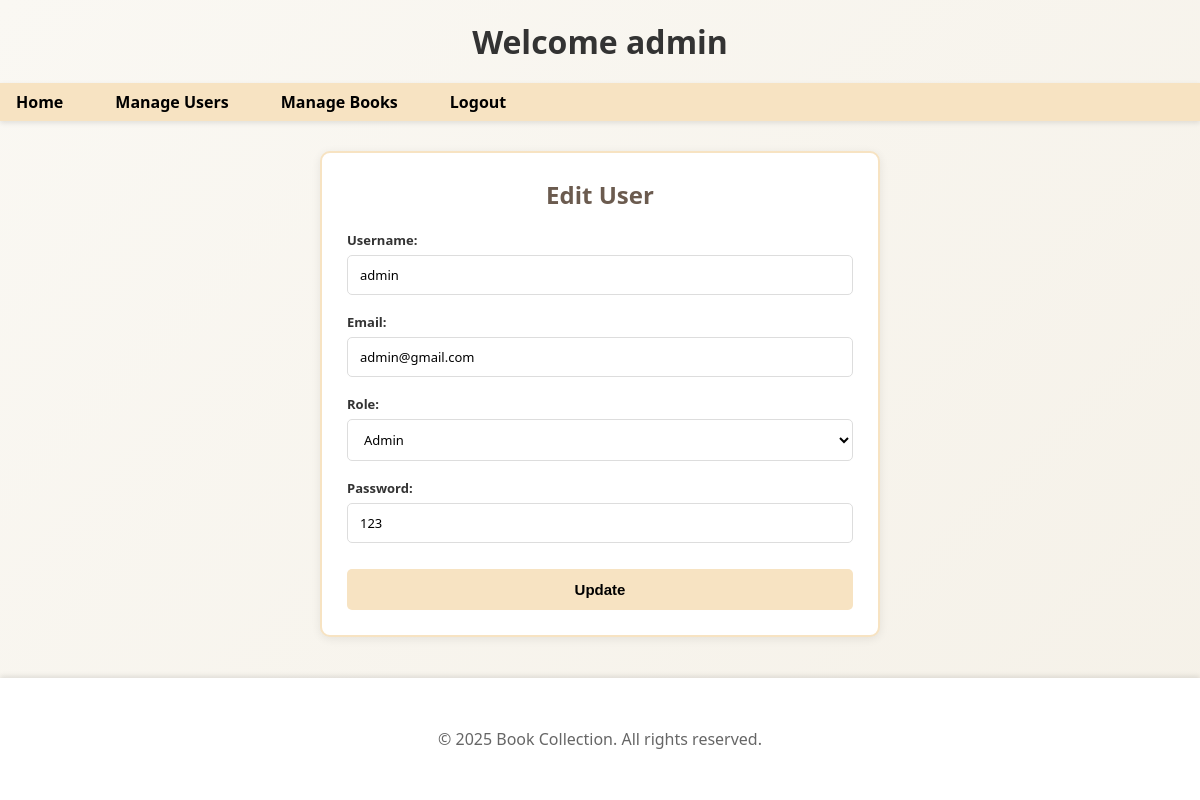
/admin_editUser.php?id=1 (signed in), run on the app's committed database.
### tables this page shows
CREATE TABLE `users` (
  `UserID` int(11) NOT NULL,
  `username` varchar(50) NOT NULL,
  `email` varchar(100) NOT NULL,
  `password` varchar(255) NOT NULL,
  `created_at` datetime DEFAULT current_timestamp(),
  `is_active` tinyint(1) DEFAULT 1,
  `role` varchar(20) DEFAULT 'user'
);

### lbms.php (called while the page is built, shortened)
<?php
$host = '127.0.0.1';
$dbname = 'lbms';
$username = 'root';
$password = '';
$conn = new mysqli($host, $username, $password, $dbname);
function selectUserByID($id){
    global $conn;
    $sql = "SELECT * FROM users WHERE UserID = '$id'";
    $result = $conn->query($sql);
    return $result->fetch_assoc();
}
?>

### admin_editUser.php (the view, shortened to what this page needs)
<?php
require 'lbms.php';
if ($_SERVER['REQUEST_METHOD'] === 'GET') {
    $id = $_GET['id'];
    $user = selectUserByID($id);
}
?>
<!DOCTYPE html>
<html>
<head>
</head>
<body>
    <header>
        <h1>Welcome admin</h1>
        <nav>
            <ul>
                <li><a href="admin_index.php">Home</a></li>
                <li><a href="manage_user.php">Manage Users</a></li>
                <li><a href="manage_book.php">Manage Books</a></li>
                <li><a href="admin_logout.php">Logout</a></li>
            </ul>
        </nav>
    </header>
    <div class="container">
        <div class="card">
            <h2>Edit User</h2>
            <form method="POST" action="admin_editUser.php">
                <div class="form-group">
                    <label>Username:</label>
                    <input type="text" name="username"
                        value="<?php echo isset($user['username']) ? $user['username'] : ''; ?>">
                </div>
                <div class="form-group">
                    <label>Email:</label>
                    <input type="email" name="email" value="<?php echo isset($user['email']) ? $user['email'] : ''; ?>">
                </div>
                <div class="form-group">
                    <label>Role:</label>
                    <select name="role">
                        <option value="admin" <?php if ($user['role'] === 'admin')
                            echo 'selected'; ?>>Admin</option>
                    </select>
                </div>
                <div class="form-group">
                    <label>Password:</label>
                    <input type="text" name="password"
                        value="<?php echo isset($user['password']) ? $user['password'] : ''; ?>">
                </div>
                <input type="submit" value="Update" class="btn-submit">
            </form>
        </div>
    </div>
    <footer>
        <p>&copy; <?php echo date('Y'); ?> Book Collection. All rights reserved.</p>
    </footer>
</body>
</html>

### admin_editUser.php (style rules this page uses)
* { margin: 0; padding: 0; box-sizing: border-box; }
body { font-family: 'Segoe UI', Tahoma, Geneva, Verdana, sans-serif; background: linear-gradient(135deg, #faf8f3 0%, #f5f1e8 100%); min-height: 100vh; }
h1 { text-align: center; padding: 20px; color: #333; }
nav ul { background-color: #f7e3c2ff; display: flex; list-style: none; margin: 0; padding: 0; gap: 20px; box-shadow: 0 2px 5px rgba(0, 0, 0, 0.1); }
nav ul li a { text-decoration: none; color: #000000ff; font-weight: bold; padding: 8px 16px; display: block; }
.container { max-width: 600px; margin: 30px auto; padding: 0 20px; }
.card { background: white; padding: 25px; border-radius: 10px; box-shadow: 0 2px 10px rgba(0, 0, 0, 0.08); margin-bottom: 30px; border: 2px solid #f7e3c2; }
.card h2 { color: #6b5b4f; margin-bottom: 20px; text-align: center; font-size: 24px; }
form { margin: 0; padding: 0; background-color: transparent; border: none; }
.form-group { margin-bottom: 18px; }
.form-group label { display: block; margin-bottom: 6px; color: #333; font-weight: 600; font-size: 13px; }
.form-group input[type="text"], .form-group input[type="email"], .form-group input[type="password"], .form-group select { width: 100%; padding: 10px 12px; border: 1px solid #ddd; border-radius: 5px; font-size: 13px; font-family: 'Segoe UI', Tahoma, Geneva, Verdana, sans-serif; transition: border-color 0.3s; }
.form-group select { cursor: pointer; background-color: white; }
.btn-submit { width: 100%; padding: 12px; background-color: #f7e3c2ff; color: #000000ff; border: none; border-radius: 5px; font-size: 15px; font-weight: bold; cursor: pointer; transition: background-color 0.3s; margin-top: 8px; }
footer { background-color: white; padding: 50px; box-shadow: 0 -2px 5px rgba(0, 0, 0, 0.1); text-align: center; color: #666; position: fixed; bottom: 0; left: 0; width: 100%; }
footer p { margin: 0; }

### data on the page
users: username "admin", email "admin@gmail.com", role "Admin", password "123"
